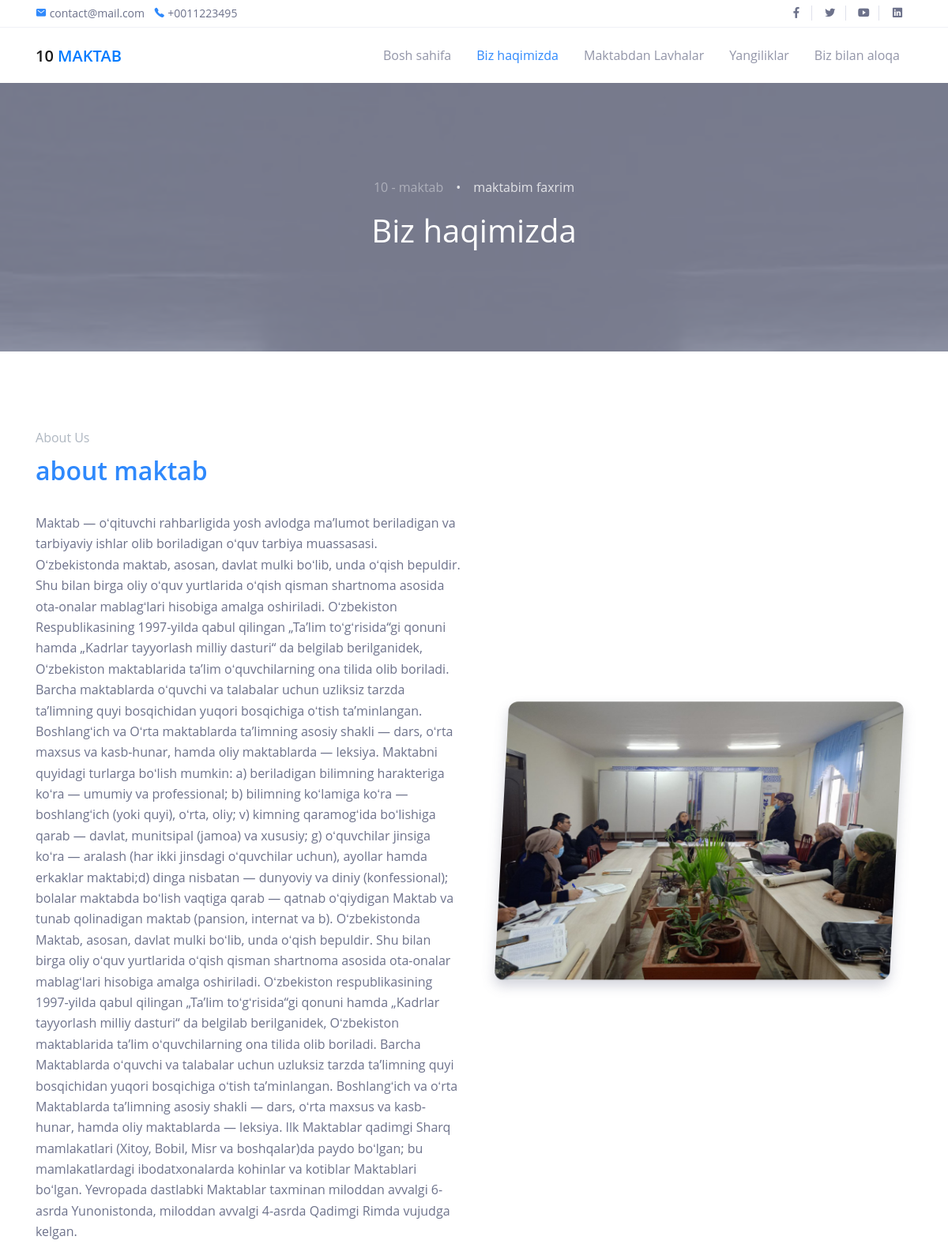
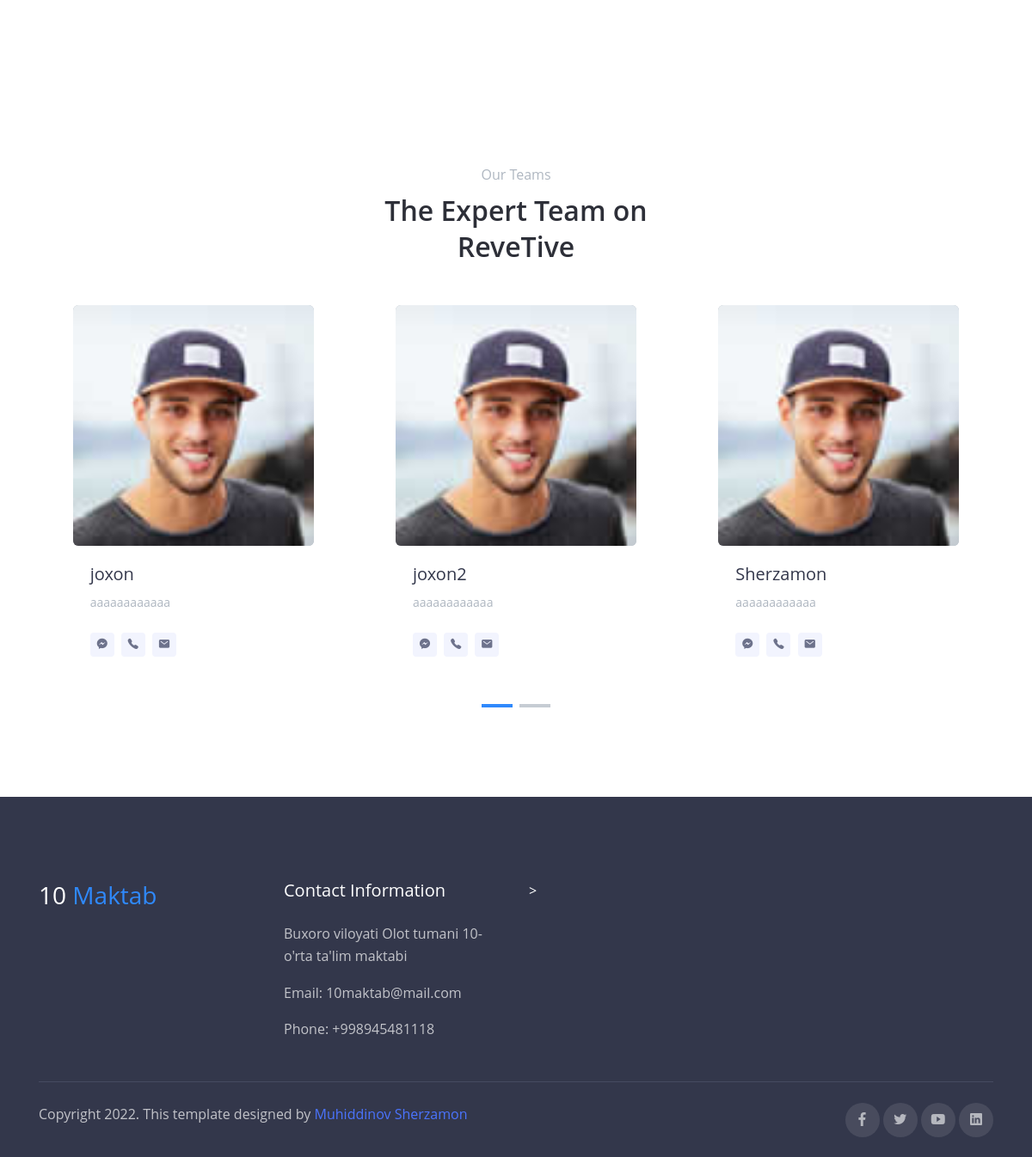
The page /about/ on the database its author committed (2 pictures, top to bottom).
### home/models.py (models this page shows, shortened)
class About(models.Model):
	title=models.CharField(max_length=200,null=True,blank=True)
	text=models.TextField(null=True,blank=True)
	img = models.ImageField(upload_to="media/banner", null=True,blank=True)

class Teachers(models.Model):
	name = models.CharField(max_length=200, null=True, blank=True)
	img = models.ImageField(upload_to="media/banner", null=True,blank=True)
	subject=models.CharField(max_length=200,null=True,blank=True)
	phone=models.CharField(max_length=200,null=True,blank=True)

### home/views.py (the view)
# urls.py: path('about/', AboutPageView, name='about'),
def AboutPageView(request):
    banner = Banner.objects.last()
    about = About.objects.last()
    teacher = Teachers.objects.all()
    teacher_list = []
    for i in teacher:
        teacher_list.append(i)
    context={
        "img1":banner.img1,
        "about_title":about.title,
        "about_text":about.text,
        "about_img":about.img,
        "teacher_list": teacher_list,
    }
    return render(request=request, template_name='about.html',context=context)

### templates/about.html (shortened to what this page needs)
<!DOCTYPE html>
{% load static %}
<html lang="en">
<head>
  <link rel="stylesheet" href="{% static  "assets/css/bootstrap.css"   %}">
  <link rel="stylesheet" href="{% static  "assets/css/maicons.css"   %}">
  <link rel="stylesheet" href="{% static  "assets/vendor/animate/animate.css"   %}">
  <link rel="stylesheet" href="{% static   "assets/vendor/owl-carousel/css/owl.carousel.css"  %}">
  <link rel="stylesheet" href="{% static    "assets/vendor/fancybox/css/jquery.fancybox.css" %}">
  <link rel="stylesheet" href="{% static   "assets/css/theme.css"  %}">
</head>
<body>
  <header>
    <div class="top-bar">
      <div class="container">
        <div class="row align-items-center">
          <div class="col-md-8">
            <div class="d-inline-block">
              <span class="mai-mail fg-primary"></span> <a href="mailto:contact@mail.com">contact@mail.com</a>
            </div>
            <div class="d-inline-block ml-2">
              <span class="mai-call fg-primary"></span> <a href="tel:+0011223495">+0011223495</a>
            </div>
          </div>
          <div class="col-md-4 text-right d-none d-md-block">
            <div class="social-mini-button">
              <a href="#"><span class="mai-logo-facebook-f"></span></a>
              <a href="#"><span class="mai-logo-twitter"></span></a>
              <a href="#"><span class="mai-logo-youtube"></span></a>
              <a href="#"><span class="mai-logo-linkedin"></span></a>
            </div>
          </div>
        </div>
      </div>
    </div>
    <nav class="navbar navbar-expand-lg navbar-light">
      <div class="container">
        <a href={% url "home" %} class="navbar-brand">10 <span class="text-primary">MAKTAB</span></a>
        <div class="navbar-collapse collapse" id="navbarContent">
          <ul class="navbar-nav ml-auto pt-3 pt-lg-0">
            <li class="nav-item">
              <a href="{%   url "home" %}" class="nav-link">Bosh sahifa</a>
            </li>
            <li class="nav-item active">
              <a href="{%   url "about" %}"  class="nav-link">Biz haqimizda</a>
            </li>
            <li class="nav-item">
              <a href="{%   url "galarey" %}"  class="nav-link">Maktabdan Lavhalar</a>
            </li>
            <li class="nav-item">
              <a href="{%  url "news" %}" class="nav-link">Yangiliklar</a>
            </li>
            <li class="nav-item">
              <a href="{% url "contact" %}" class="nav-link">Biz bilan aloqa</a>
            </li>
          </ul>
        </div>
      </div>
    </nav>
    <div class="page-banner bg-img bg-img-parallax overlay-dark" style="background-image: url({{ about_img.url }})">
      <div class="container h-100">
        <div class="row justify-content-center align-items-center h-100">
          <div class="col-lg-8">
            <nav aria-label="breadcrumb">
              <ol class="breadcrumb breadcrumb-dark bg-transparent justify-content-center py-0">
                <li class="breadcrumb-item"><a href="{% url "home" %}">10 - maktab</a></li>
                <li class="breadcrumb-item active" aria-current="page">maktabim faxrim</li>
              </ol>
            </nav>
            <h1 class="fg-white text-center">Biz haqimizda</h1>
          </div>
        </div>
      </div>
    </div>
  </header>
  <main>
    <div class="page-section">
      <div class="container">
        <div class="row align-items-center">
          <div class="col-lg-6 py-3">
            <div class="subhead">About Us</div>
            <h2 class="title-section"> <span class="fg-primary">{{ about_title}}</span> </h2>
                <p>{{ about_text }}</p>
                 </div>
          <div class="col-lg-6 py-3">
            <div class="about-img">
              <img src={{ about_img.url}} alt="">
            </div>
          </div>
        </div>
      </div>
    </div>
    <div class="page-section">
      <div class="container">
        <div class="text-center">
          <div class="subhead">Our Teams</div>
          <h2 class="title-section">The Expert Team on ReveTive</h2>
        </div>
    <div class="owl-carousel team-carousel mt-5">
            {% for teacher in teacher_list %}
          <div class="team-wrap">
            <div class="team-profile">
              <img src={{ teacher.img.url }} alt="">
            </div>
            <div class="team-content">
              <h5>{{ teacher.name}}</h5>
              <div class="text-sm fg-grey">{{ teacher.subject}}</div>
              <div class="social-button">
                <a href="#"><span class="mai-logo-facebook-messenger"></span></a>
                <a href="#"><span class="mai-call"></span></a>
                <a href="#"><span class="mai-mail"></span></a>
              </div>
            </div>
          </div>
            {% endfor %}
        </div>
      </div>
    </div>
  </main>
  <footer class="page-footer">
    <div class="container">
      <div class="row">
        <div class="col-lg-3 py-3">
          <h3>10 <span class="fg-primary">Maktab</span></h3>
        </div>
        <div class="col-lg-3 py-3">
          <h5>Contact Information</h5>
          <p>Buxoro viloyati Olot tumani 10-o'rta ta'lim maktabi</p>
          <p>Email: 10maktab@mail.com</p>
          <p>Phone: +998945481118</p>
        </div>
        <div class="col-lg-3 py-3">
    >
        </div>
      </div>
      <hr>
      <div class="row mt-4">
        <div class="col-md-6">
          <p>Copyright 2022. This template designed by <a href="http://sherzamon.uz">Muhiddinov Sherzamon</a></p>
        </div>
        <div class="col-md-6 text-right">
          <div class="sosmed-button">
            <a href="#"><span class="mai-logo-facebook-f"></span></a>
            <a href="#"><span class="mai-logo-twitter"></span></a>
            <a href="#"><span class="mai-logo-youtube"></span></a>
            <a href="#"><span class="mai-logo-linkedin"></span></a>
          </div>
        </div>
      </div>
    </div>
  </footer>
</body>
</html>

### rows shown on the page
About: title "about maktab", text "Maktab — oʻqituvchi rahbarligida yosh avlodga maʼlumot beriladigan va tarbiyaviy ishlar olib boriladigan oʻquv tarbiya muassasasi. Oʻzbekistonda maktab, asosan, davlat mulki boʻlib, unda oʻqish bepuldir. Shu bilan birga oliy oʻquv yurtlarida oʻqish qisman shartnoma asosida ota-onalar mablagʻlari hisobiga amalga oshiriladi. Oʻzbekiston Respublikasining 1997-yilda qabul qilingan „Taʼlim toʻgʻrisida“gi qonuni hamda „Kadrlar tayyorlash milliy dasturi“ da belgilab berilganidek, Oʻzbekiston maktablarida taʼlim oʻquvchilarning ona tilida olib boriladi. Barcha maktablarda oʻquvchi va talabalar uchun uzliksiz tarzda taʼlimning quyi bosqichidan yuqori bosqichiga oʻtish taʼminlangan. Boshlangʻich va…"
Teachers: img (picture), name "joxon", subject "aaaaaaaaaaaa"
Teachers: img (picture), name "joxon2", subject "aaaaaaaaaaaa"
Teachers: img (picture), name "Sherzamon", subject "aaaaaaaaaaaa"
